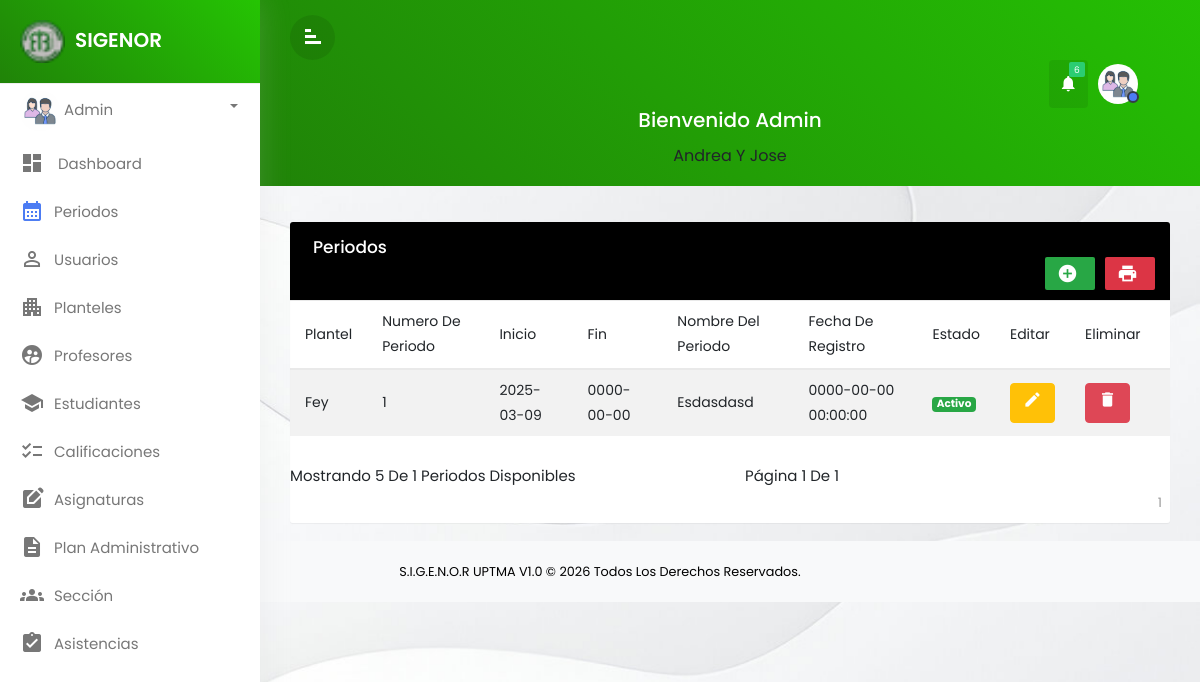
Page /Views/period/mostrar (signed in) on the committed database.
### tables this page shows
CREATE TABLE `periodos` (
  `id_periodo` int(11) NOT NULL,
  `id_plantel` int(11) NOT NULL,
  `numero_periodo` varchar(100) NOT NULL,
  `fecha_inicio` date NOT NULL,
  `fecha_fin` date NOT NULL,
  `nombre_periodo` varchar(100) NOT NULL,
  `fecha` timestamp NOT NULL DEFAULT current_timestamp() ON UPDATE current_timestamp(),
  `estado` char(1) NOT NULL
);

CREATE TABLE `planteles` (
  `id_plantel` int(11) NOT NULL,
  `codigo` varchar(50) NOT NULL,
  `nombre` varchar(100) NOT NULL,
  `direccion_plantel` varchar(255) NOT NULL,
  `telefono` varchar(30) NOT NULL,
  `municipio` varchar(100) NOT NULL,
  `entidad_federal` varchar(100) NOT NULL,
  `zona_educativa` varchar(100) NOT NULL,
  `director` varchar(20) NOT NULL,
  `cedula_director` varchar(12) NOT NULL,
  `fecha` timestamp NOT NULL DEFAULT current_timestamp() ON UPDATE current_timestamp()
);

### views/period/mostrar.php (the view, shortened to what this page needs)
<!doctype html>
<html lang="en">
  <head>
        <link rel="stylesheet" href="http://localhost/sistema_escolar/Assets/css/bootstrap-1.min.css">
        <link rel="stylesheet" href="http://localhost/sistema_escolar/Assets/css/custom.css">
       <link href="https://cdn.datatables.net/1.12.1/css/jquery.dataTables.min.css" rel="stylesheet">
        <link href="../../Assets/css/font-awesome.min.css" rel="stylesheet" />
        <link rel="stylesheet" type="text/css" href="https://cdnjs.cloudflare.com/ajax/libs/twitter-bootstrap/4.5.0/js/bootstrap.min.js.map">
  </head>
  <body>
<div class="wrapper">
        <nav id="sidebar">
            <div class="sidebar-header">
            <h3 style="font-size:20px;" ><img src="../../Assets/img/logo.png" class="img-fluid"/><span>SIGENOR</span></h3>
            </div>
            <ul class="list-unstyled components">
<li class="dropdown">
                    <a href="#pageSubmenu3" data-toggle="collapse" aria-expanded="false"
          class="dropdown-toggle">
          <img src="../../Views/profile/<?php echo ucfirst ($_SESSION['foto']) ?> " style="width:40px; height:40px; border-radius:50%;"/>
          <span><?php echo ucfirst($_SESSION['nombre_usuario']); ?></span></a>
                </li>
			<li  class="">
                    <a href="../admin/pages-admin.php" class="dashboard"><i class="material-icons">dashboard</i>
					<span>Dashboard</span></a>
                    </li>
        <li class="active">
             <a href="../period/mostrar"><i class="material-icons">calendar_month</i><span>Periodos</span></a>
         </li>
          <li  class="">
             <a href="../users/mostrar"><i class="material-icons">person_outline</i><span>Usuarios
             </span></a>
         </li>
         <li  class="">
             <a href="../fathers/mostrar"><i class="material-icons">apartment</i><span>Planteles
             </span></a>
         </li>
         <li  class="">
                <a href="../teachers/mostrar"><i class="material-icons">supervised_user_circle</i><span>Profesores
                    </span></a>
                </li>
                <li  class="">
                    <a href="../students/mostrar"><i class="material-icons">school</i><span>Estudiantes
                    </span></a>
                </li>
                <li  class="">
                    <a href="../subgrade/mostrar"><i class="material-icons">checklist</i><span>Calificaciones
                    </span></a>
                </li>
         <li  class="">
             <a href="../careers/mostrar"><i class="material-icons">edit_square</i><span>Asignaturas
             </span></a>
         </li>
         <li  class="">
             <a href="../grade/mostrar"><i class="material-icons">description</i><span>Plan administrativo
             </span></a>
         </li>
         <li  class="">
             <a href="../groups/mostrar"><i class="material-icons">groups</i><span>Sección
             </span></a>
         </li>
         <li  class="">
             <a href="../assists/mostrar"><i class="material-icons">assignment_turned_in</i><span>Asistencias
             </span></a>
         </li>
     </ul>
 </nav>
		<div id="content">
		   <div class="top-navbar">
		      <div class="xp-topbar">
                <div class="row">
                    <div class="col-2 col-md-1 col-lg-1 order-2 order-md-1 align-self-center">
                        <div class="xp-menubar">
                               <span class="material-icons text-white">signal_cellular_alt
							   </span>
                         </div>
                    </div>
                    <div class="col-10 col-md-6 col-lg-8 order-1 order-md-3" style="margin-left: 281px;">
                        <div class="xp-profilebar text-right">
							 <nav class="navbar p-0">
                        <ul class="nav navbar-nav flex-row ml-auto">
                            <li class="dropdown nav-item active">
                                <a href="#" class="nav-link" data-toggle="dropdown">
                                   <span class="material-icons">notifications</span>
								   <span class="notification">6</span>
                               </a>
                            </li>
                            <li class="nav-item dropdown">
                                <a class="nav-link" href="#" data-toggle="dropdown">
                                <img src="../../Views/profile/<?php echo ucfirst ($_SESSION['foto']) ?> " style="width:40px; height:40px; border-radius:50%;"/>
								<span class="xp-user-live"></span>
								</a>
                            </li>
                        </ul>
            </nav>
                        </div>
                    </div>
                </div>
            </div>
		     <div class="xp-breadcrumbbar text-center">
                <h4 class="page-title">Bienvenido&nbsp;<?php echo ucfirst($_SESSION['nombre_usuario']); ?></h4>
                  <ol class="breadcrumb">
                    <li class="breadcrumb-item"><?php echo ucfirst($_SESSION['nombre_completo']); ?></li>
                  </ol>
            </div>
		   </div>
            <div class="main-content">
              <div class="row">
                <div class="col-md-12">
                <div class="table-wrapper">
    <div class="table-title">
      <div class="row">
        <div class="col-sm-6 p-0 d-flex justify-content-lg-start justify-content-center">
          <h2 class="ml-lg-2">Periodos</h2>
        </div>
        <div class="col-sm-12 p-0 d-flex justify-content-lg-end justify-content-center">
          <a href="#addEmployeeModal" class="btn btn-success" data-toggle="modal">
          <i class="material-icons">&#xE147;</i> </a>
          <a href="plantilla.php" class="btn btn-danger">
          <i class="material-icons">print</i> </a>
        </div>
      </div>
    </div>
     <?php
 require '../../Config/config.php';
 $productosPorPagina = 5;
        $pagina = 1;
        $limit = $productosPorPagina;
        $offset = ($pagina - 1) * $productosPorPagina;
$sentencia = $connect->query("SELECT count(*) AS conteo FROM periodos INNER JOIN planteles ON periodos.id_plantel = planteles.id_plantel;");
$conteo = $sentencia->fetchObject()->conteo;
$paginas = ceil($conteo / $productosPorPagina);
    $sentencia = $connect->prepare("SELECT periodos.id_periodo, periodos.id_plantel, periodos.numero_periodo, periodos.fecha_inicio, periodos.fecha_fin, periodos.nombre_periodo, periodos.fecha, periodos.estado, planteles.nombre  FROM periodos INNER JOIN planteles ON periodos.id_plantel = planteles.id_plantel LIMIT :limit OFFSET :offset");
    $sentencia->bindValue(':limit', $limit, PDO::PARAM_INT);
    $sentencia->bindValue(':offset', $offset, PDO::PARAM_INT);
    $sentencia->execute();
    $productos = $sentencia->fetchAll(PDO::FETCH_OBJ);
       ?>
    <table class="table table-striped table-hover">
      <thead>
        <tr>
          <th>Plantel</th>
          <th>Numero de periodo</th>
          <th>Inicio</th>
          <th>Fin</th>
          <th>Nombre del periodo</th>
          <th>Fecha de registro</th>
          <th>Estado</th>
          <th>Editar</th>
          <th>Eliminar</th>
        </tr>
      </thead>
      <tbody>
          <?php foreach($productos as $producto){ ?>
            <tr>
               <td><?php echo $producto->nombre?></td>
               <td><?php echo $producto->numero_periodo ?></td>
               <td><?php echo $producto->fecha_inicio ?></td>
               <td><?php echo $producto->fecha_fin ?></td>
               <td><?php echo $producto->nombre_periodo ?></td>
               <td><?php echo $producto->fecha?></td>
               <td>
                        <?php if($producto->estado==1)  { ?>
        <span class="badge badge-success">Activo</span>
    <?php  }   else { ?>
        <span class="badge badge-danger">No activo</span>
        <?php  } ?>
                    </td>
               <td>
<form method='POST' action='<?php $_SERVER['PHP_SELF'] ?>'>
<button name='editar' class='btn btn-warning text-white'><i class='material-icons' data-toggle='tooltip' title='Edit'>&#xE254;</i></button>
</form>
               </td>
               <td>
<form  onsubmit="return confirm('Realmente desea eliminar el registro?');" method='POST' action='<?php $_SERVER['PHP_SELF'] ?>'>
<button name='eliminar' class='btn btn-danger text-white' ><i class='material-icons'  title='Delete'>&#xE872;</i></button>
</form>
               </td>
            </tr>
            <?php } ?>
      </tbody>
    </table>
    <nav aria-label="Page navigation example">
            <div class="row">
                <div class="col-xs-12 col-sm-6">
                    <p>Mostrando <?php echo $productosPorPagina ?> de <?php echo $conteo ?> periodos disponibles</p>
                </div>
                <div class="col-xs-12 col-sm-6">
                    <p>Página <?php echo $pagina ?> de <?php echo $paginas ?> </p>
                </div>
            </div>
            <ul class="pagination">
                <?php for ($x = 1; $x <= $paginas; $x++) { ?>
                    <li class="<?php if ($x == $pagina) echo "active" ?>">
                        <a href="./mostrar?pagina=<?php echo $x ?>">
                            <?php echo $x ?></a>
                    </li>
                <?php } ?>
            </ul>
        </nav>
  </div>
</div>
</div>
        </div>
</div>
</div>
<footer class="text-center py-3 bg-light">
  <small> S.I.G.E.N.O.R UPTMA v1.0 &copy; <?php echo date("Y"); ?>  Todos los derechos reservados.</small>
</footer>
  </body>
  </html>

### views/period/mostrar.php (style rules this page uses)
footer { position: relative; bottom: 22PX; width: 100%; color:black }

### rows in the picture
periodos: id_plantel.nombre "Fey", numero_periodo "1", fecha_inicio "2025-03-09", fecha_fin "0000-00-00", nombre_periodo "Esdasdasd", fecha "0000-00-00 00:00:00", estado "Activo"

### other values in the picture
$_SESSION['nombre_usuario'] "Admin"
$_SESSION['nombre_completo'] "Andrea Y Jose"
$productosPorPagina "5"
$conteo "1"
$pagina "1"
$paginas "1"
